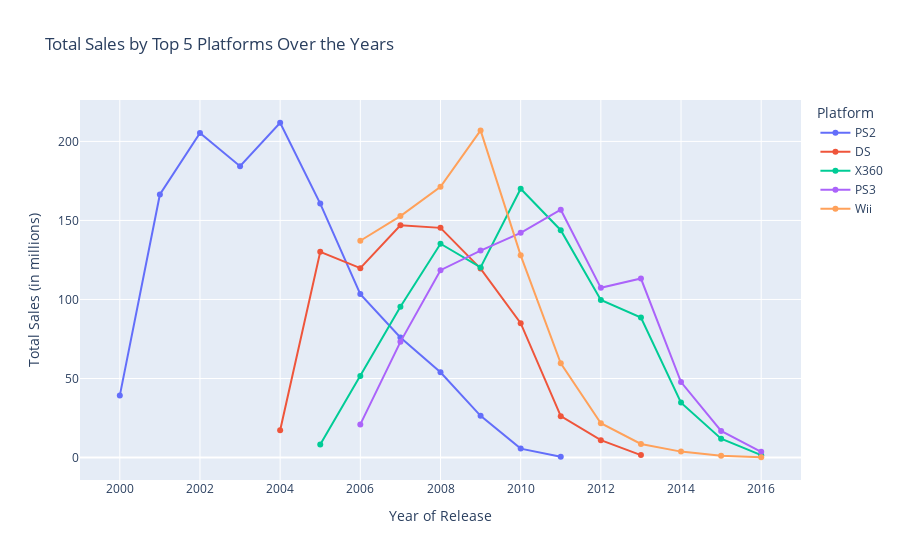

The notebook cell this image was saved under:
### Code cell
# Choose the platforms with the greatest total sales and build a distribution based on data for each year. 
# Find platforms that used to be popular but now have zero sales. 
# How long does it generally take for new platforms to appear and old ones to fade?

t5platform_sales_per_year = games[
    (games['platform'].isin(top_5_platforms['platform'])) &
    (games['year_of_release'] >= 2000)
    ].groupby(['year_of_release', 'platform'])['total_sales'].sum().reset_index()

sales_dist = px.line(
    t5platform_sales_per_year, 
    x='year_of_release', 
    y='total_sales', 
    title='Total Sales by Top 5 Platforms Over the Years',
    color='platform',
    markers=True
)

sales_dist.update_layout(
    xaxis_title='Year of Release',
    yaxis_title='Total Sales (in millions)',
    legend_title_text='Platform'
)
sales_dist.show()

### Figure 1 — Plotly figure (JSON) as saved in the notebook; plotly's stock layout.template omitted (floating-point values rounded to 4 significant figures)
{"data": [{"hovertemplate": "platform=PS2<br>year_of_release=%{x}<br>total_sales=%{y}<extra></extra>", "legendgroup": "PS2", "line": {"color": "#636efa", "dash": "solid"}, "marker": {"symbol": "circle"}, "mode": "lines+markers", "name": "PS2", "orientation": "v", "showlegend": true, "type": "scatter", "x": [2000, 2001, 2002, 2003, 2004, 2005, 2006, 2007, 2008, 2009, 2010, 2011], "xaxis": "x", "y": [39.17, 166.4, 205.4, 184.3, 211.8, 160.7, 103.4, 75.99, 53.9, 26.4, 5.64, 0.45], "yaxis": "y"}, {"hovertemplate": "platform=DS<br>year_of_release=%{x}<br>total_sales=%{y}<extra></extra>", "legendgroup": "DS", "line": {"color": "#EF553B", "dash": "solid"}, "marker": {"symbol": "circle"}, "mode": "lines+markers", "name": "DS", "orientation": "v", "showlegend": true, "type": "scatter", "x": [2004, 2005, 2006, 2007, 2008, 2009, 2010, 2011, 2012, 2013], "xaxis": "x", "y": [17.27, 130.1, 119.8, 146.9, 145.3, 119.5, 85.02, 26.18, 11.01, 1.54], "yaxis": "y"}, {"hovertemplate": "platform=X360<br>year_of_release=%{x}<br>total_sales=%{y}<extra></extra>", "legendgroup": "X360", "line": {"color": "#00cc96", "dash": "solid"}, "marker": {"symbol": "circle"}, "mode": "lines+markers", "name": "X360", "orientation": "v", "showlegend": true, "type": "scatter", "x": [2005, 2006, 2007, 2008, 2009, 2010, 2011, 2012, 2013, 2014, 2015, 2016], "xaxis": "x", "y": [8.25, 51.62, 95.41, 135.3, 120.3, 170.0, 143.8, 99.74, 88.58, 34.74, 11.96, 1.52], "yaxis": "y"}, {"hovertemplate": "platform=PS3<br>year_of_release=%{x}<br>total_sales=%{y}<extra></extra>", "legendgroup": "PS3", "line": {"color": "#ab63fa", "dash": "solid"}, "marker": {"symbol": "circle"}, "mode": "lines+markers", "name": "PS3", "orientation": "v", "showlegend": true, "type": "scatter", "x": [2006, 2007, 2008, 2009, 2010, 2011, 2012, 2013, 2014, 2015, 2016], "xaxis": "x", "y": [20.96, 73.19, 118.5, 130.9, 142.2, 156.8, 107.4, 113.2, 47.76, 16.82, 3.6], "yaxis": "y"}, {"hovertemplate": "platform=Wii<br>year_of_release=%{x}<br>total_sales=%{y}<extra></extra>", "legendgroup": "Wii", "line": {"color": "#FFA15A", "dash": "solid"}, "marker": {"symbol": "circle"}, "mode": "lines+markers", "name": "Wii", "orientation": "v", "showlegend": true, "type": "scatter", "x": [2006, 2007, 2008, 2009, 2010, 2011, 2012, 2013, 2014, 2015, 2016], "xaxis": "x", "y": [137.2, 152.8, 171.3, 207.0, 128.0, 59.65, 21.71, 8.59, 3.75, 1.14, 0.18], "yaxis": "y"}], "layout": {"legend": {"title": {"text": "Platform"}, "tracegroupgap": 0}, "title": {"text": "Total Sales by Top 5 Platforms Over the Years"}, "xaxis": {"anchor": "y", "domain": [0, 1], "title": {"text": "Year of Release"}}, "yaxis": {"anchor": "x", "domain": [0, 1], "title": {"text": "Total Sales (in millions)"}}}}
